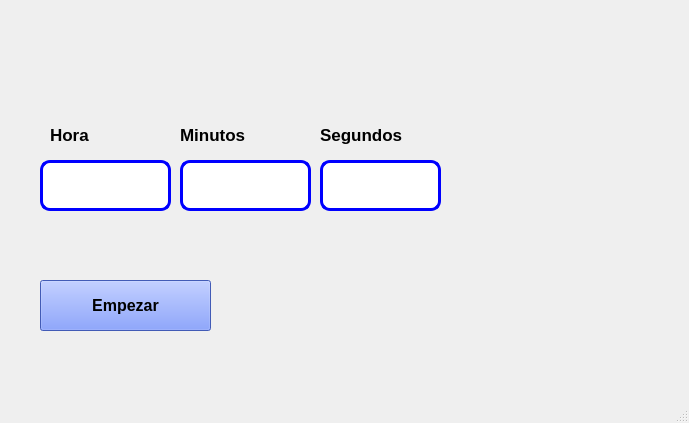
<?xml version="1.0" encoding="UTF-8"?>
<ui version="4.0">
 <class>MainWindow</class>
 <widget class="QMainWindow" name="MainWindow">
  <property name="geometry">
   <rect>
    <x>0</x>
    <y>0</y>
    <width>689</width>
    <height>423</height>
   </rect>
  </property>
  <property name="windowTitle">
   <string>MainWindow</string>
  </property>
  <widget class="QWidget" name="centralwidget">
   <widget class="QLabel" name="label">
    <property name="geometry">
     <rect>
      <x>50</x>
      <y>120</y>
      <width>101</width>
      <height>31</height>
     </rect>
    </property>
    <property name="font">
     <font>
      <pointsize>13</pointsize>
     </font>
    </property>
    <property name="text">
     <string>&lt;html&gt;&lt;head/&gt;&lt;body&gt;&lt;p&gt;&lt;span style=&quot; font-weight:600;&quot;&gt;Hora&lt;/span&gt;&lt;/p&gt;&lt;/body&gt;&lt;/html&gt;</string>
    </property>
   </widget>
   <widget class="QLineEdit" name="Thora">
    <property name="geometry">
     <rect>
      <x>40</x>
      <y>160</y>
      <width>131</width>
      <height>51</height>
     </rect>
    </property>
    <property name="font">
     <font>
      <pointsize>12</pointsize>
      <weight>75</weight>
      <bold>true</bold>
     </font>
    </property>
    <property name="styleSheet">
     <string notr="true">border: 3px solid blue;
border-radius:10px</string>
    </property>
    <property name="text">
     <string/>
    </property>
    <property name="alignment">
     <set>Qt::AlignCenter</set>
    </property>
   </widget>
   <widget class="QLabel" name="label_11">
    <property name="geometry">
     <rect>
      <x>0</x>
      <y>0</y>
      <width>141</width>
      <height>61</height>
     </rect>
    </property>
    <property name="text">
     <string/>
    </property>
    <property name="pixmap">
     <pixmap resource="../../Archivos/Recursos.qrc">:/Logos/UAT.jpg</pixmap>
    </property>
    <property name="scaledContents">
     <bool>true</bool>
    </property>
   </widget>
   <widget class="QLabel" name="label_10">
    <property name="geometry">
     <rect>
      <x>570</x>
      <y>330</y>
      <width>121</width>
      <height>71</height>
     </rect>
    </property>
    <property name="text">
     <string/>
    </property>
    <property name="pixmap">
     <pixmap resource="../../Archivos/Recursos.qrc">:/Logos/Castor Ingeniero.jpg</pixmap>
    </property>
    <property name="scaledContents">
     <bool>true</bool>
    </property>
   </widget>
   <widget class="QLabel" name="label_9">
    <property name="geometry">
     <rect>
      <x>530</x>
      <y>0</y>
      <width>161</width>
      <height>61</height>
     </rect>
    </property>
    <property name="styleSheet">
     <string notr="true">background-image: url(:/NLogos/Facultad.jpg);</string>
    </property>
    <property name="text">
     <string/>
    </property>
    <property name="pixmap">
     <pixmap resource="../../Archivos/Recursos.qrc">:/Logos/Facultad.jpg</pixmap>
    </property>
    <property name="scaledContents">
     <bool>true</bool>
    </property>
   </widget>
   <widget class="QLineEdit" name="Tminuto">
    <property name="geometry">
     <rect>
      <x>180</x>
      <y>160</y>
      <width>131</width>
      <height>51</height>
     </rect>
    </property>
    <property name="font">
     <font>
      <pointsize>12</pointsize>
      <weight>75</weight>
      <bold>true</bold>
     </font>
    </property>
    <property name="styleSheet">
     <string notr="true">border: 3px solid blue;
border-radius:10px</string>
    </property>
    <property name="text">
     <string/>
    </property>
    <property name="alignment">
     <set>Qt::AlignCenter</set>
    </property>
   </widget>
   <widget class="QLineEdit" name="Tsegundo">
    <property name="geometry">
     <rect>
      <x>320</x>
      <y>160</y>
      <width>121</width>
      <height>51</height>
     </rect>
    </property>
    <property name="font">
     <font>
      <pointsize>12</pointsize>
      <weight>75</weight>
      <bold>true</bold>
     </font>
    </property>
    <property name="autoFillBackground">
     <bool>false</bool>
    </property>
    <property name="styleSheet">
     <string notr="true">border: 3px solid blue;
border-radius:10px</string>
    </property>
    <property name="text">
     <string/>
    </property>
    <property name="alignment">
     <set>Qt::AlignCenter</set>
    </property>
   </widget>
   <widget class="QLabel" name="label_2">
    <property name="geometry">
     <rect>
      <x>180</x>
      <y>120</y>
      <width>101</width>
      <height>31</height>
     </rect>
    </property>
    <property name="font">
     <font>
      <pointsize>13</pointsize>
     </font>
    </property>
    <property name="text">
     <string>&lt;html&gt;&lt;head/&gt;&lt;body&gt;&lt;p&gt;&lt;span style=&quot; font-weight:600;&quot;&gt;Minutos&lt;/span&gt;&lt;/p&gt;&lt;/body&gt;&lt;/html&gt;</string>
    </property>
   </widget>
   <widget class="QLabel" name="label_3">
    <property name="geometry">
     <rect>
      <x>320</x>
      <y>120</y>
      <width>111</width>
      <height>31</height>
     </rect>
    </property>
    <property name="font">
     <font>
      <pointsize>13</pointsize>
     </font>
    </property>
    <property name="text">
     <string>&lt;html&gt;&lt;head/&gt;&lt;body&gt;&lt;p&gt;&lt;span style=&quot; font-weight:600;&quot;&gt;Segundos&lt;/span&gt;&lt;/p&gt;&lt;/body&gt;&lt;/html&gt;</string>
    </property>
   </widget>
   <widget class="QPushButton" name="Bempezar">
    <property name="geometry">
     <rect>
      <x>40</x>
      <y>280</y>
      <width>171</width>
      <height>51</height>
     </rect>
    </property>
    <property name="font">
     <font>
      <pointsize>12</pointsize>
      <weight>75</weight>
      <bold>true</bold>
     </font>
    </property>
    <property name="styleSheet">
     <string notr="true">background-color: rgb(92, 127, 255);</string>
    </property>
    <property name="text">
     <string>Empezar</string>
    </property>
   </widget>
  </widget>
  <widget class="QMenuBar" name="menubar">
   <property name="geometry">
    <rect>
     <x>0</x>
     <y>0</y>
     <width>689</width>
     <height>26</height>
    </rect>
   </property>
  </widget>
  <widget class="QStatusBar" name="statusbar"/>
 </widget>
 <resources>
  <include location="../Archivos/Recursos.qrc"/>
  <include location="../../Archivos/Recursos.qrc"/>
 </resources>
 <connections/>
</ui>
